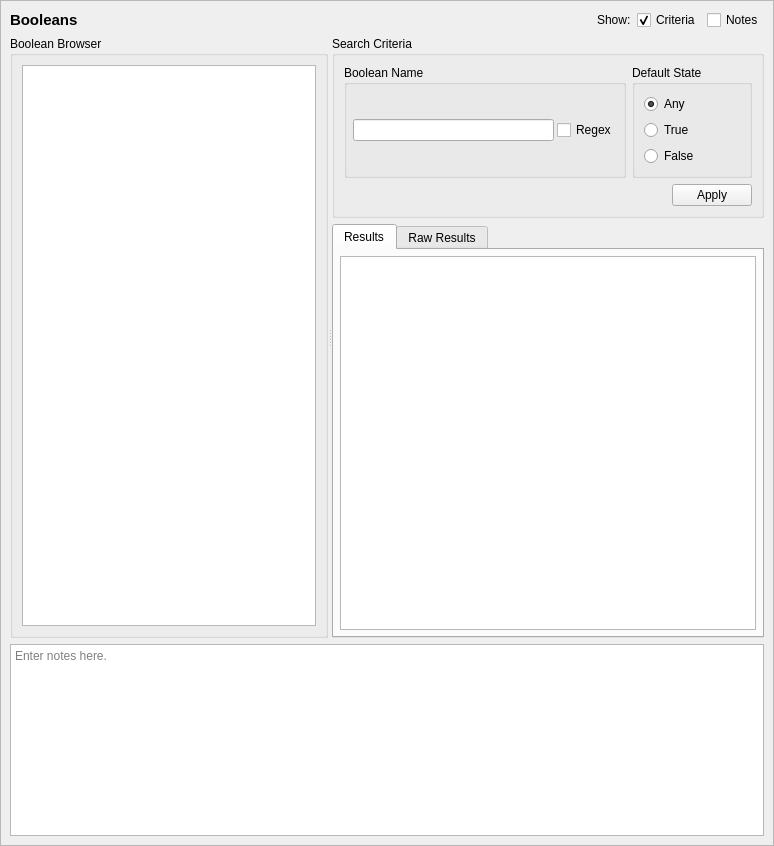
<?xml version="1.0" encoding="UTF-8"?>
<ui version="4.0">
 <class>BoolQueryTab_ui</class>
 <widget class="QScrollArea" name="BoolQueryTab_ui">
  <property name="geometry">
   <rect>
    <x>0</x>
    <y>0</y>
    <width>774</width>
    <height>846</height>
   </rect>
  </property>
  <property name="sizeAdjustPolicy">
   <enum>QAbstractScrollArea::AdjustToContents</enum>
  </property>
  <property name="widgetResizable">
   <bool>true</bool>
  </property>
  <widget class="QWidget" name="contents">
   <property name="geometry">
    <rect>
     <x>0</x>
     <y>0</y>
     <width>772</width>
     <height>844</height>
    </rect>
   </property>
   <property name="minimumSize">
    <size>
     <width>0</width>
     <height>0</height>
    </size>
   </property>
   <layout class="QGridLayout" name="gridLayout_3">
    <item row="0" column="0">
     <widget class="QLabel" name="label">
      <property name="sizePolicy">
       <sizepolicy hsizetype="Preferred" vsizetype="Fixed">
        <horstretch>0</horstretch>
        <verstretch>0</verstretch>
       </sizepolicy>
      </property>
      <property name="maximumSize">
       <size>
        <width>16777215</width>
        <height>20</height>
       </size>
      </property>
      <property name="font">
       <font>
        <pointsize>11</pointsize>
        <weight>75</weight>
        <bold>true</bold>
       </font>
      </property>
      <property name="text">
       <string>Booleans</string>
      </property>
     </widget>
    </item>
    <item row="3" column="0" colspan="5">
     <widget class="QTextEdit" name="notes">
      <property name="minimumSize">
       <size>
        <width>0</width>
        <height>80</height>
       </size>
      </property>
      <property name="toolTip">
       <string>Optionally enter notes here about the query.</string>
      </property>
      <property name="placeholderText">
       <string>Enter notes here.</string>
      </property>
     </widget>
    </item>
    <item row="0" column="1">
     <spacer name="horizontalSpacer">
      <property name="orientation">
       <enum>Qt::Orientation::Horizontal</enum>
      </property>
      <property name="sizeHint" stdset="0">
       <size>
        <width>440</width>
        <height>20</height>
       </size>
      </property>
     </spacer>
    </item>
    <item row="0" column="2">
     <widget class="QLabel" name="label_2">
      <property name="text">
       <string>Show:</string>
      </property>
     </widget>
    </item>
    <item row="0" column="3">
     <widget class="QCheckBox" name="criteria_expander">
      <property name="toolTip">
       <string>Show or hide the search criteria (no settings are lost)</string>
      </property>
      <property name="text">
       <string>Criteria</string>
      </property>
      <property name="checked">
       <bool>true</bool>
      </property>
     </widget>
    </item>
    <item row="0" column="4">
     <widget class="QCheckBox" name="notes_expander">
      <property name="toolTip">
       <string>Show or hide the notes field (no data is lost)</string>
      </property>
      <property name="text">
       <string>Notes</string>
      </property>
     </widget>
    </item>
    <item row="1" column="0" rowspan="2" colspan="5">
     <widget class="QSplitter" name="splitter">
      <property name="sizePolicy">
       <sizepolicy hsizetype="Expanding" vsizetype="Preferred">
        <horstretch>0</horstretch>
        <verstretch>1</verstretch>
       </sizepolicy>
      </property>
      <property name="orientation">
       <enum>Qt::Orientation::Horizontal</enum>
      </property>
      <widget class="QGroupBox" name="browser_groupBox">
       <property name="title">
        <string>Boolean Browser</string>
       </property>
       <layout class="QGridLayout" name="gridLayout">
        <item row="0" column="0">
         <widget class="GetDetailsListView" name="bools"/>
        </item>
       </layout>
      </widget>
      <widget class="QWidget" name="verticalLayoutWidget">
       <layout class="QVBoxLayout" name="verticalLayout">
        <item>
         <widget class="QGroupBox" name="criteria_frame">
          <property name="sizePolicy">
           <sizepolicy hsizetype="Preferred" vsizetype="Preferred">
            <horstretch>0</horstretch>
            <verstretch>0</verstretch>
           </sizepolicy>
          </property>
          <property name="maximumSize">
           <size>
            <width>16777215</width>
            <height>16777215</height>
           </size>
          </property>
          <property name="title">
           <string>Search Criteria</string>
          </property>
          <layout class="QGridLayout" name="gridLayout_2">
           <item row="0" column="0">
            <widget class="QGroupBox" name="name_criteria">
             <property name="maximumSize">
              <size>
               <width>16777215</width>
               <height>120</height>
              </size>
             </property>
             <property name="title">
              <string>Boolean Name</string>
             </property>
             <layout class="QGridLayout" name="gridLayout_8">
              <property name="leftMargin">
               <number>6</number>
              </property>
              <property name="topMargin">
               <number>6</number>
              </property>
              <property name="rightMargin">
               <number>6</number>
              </property>
              <property name="bottomMargin">
               <number>6</number>
              </property>
              <property name="spacing">
               <number>3</number>
              </property>
              <item row="0" column="1">
               <widget class="QLineEdit" name="name">
                <property name="sizePolicy">
                 <sizepolicy hsizetype="Expanding" vsizetype="Fixed">
                  <horstretch>0</horstretch>
                  <verstretch>0</verstretch>
                 </sizepolicy>
                </property>
                <property name="minimumSize">
                 <size>
                  <width>150</width>
                  <height>20</height>
                 </size>
                </property>
                <property name="maximumSize">
                 <size>
                  <width>250</width>
                  <height>16777215</height>
                 </size>
                </property>
               </widget>
              </item>
              <item row="0" column="2">
               <widget class="QCheckBox" name="name_regex">
                <property name="toolTip">
                 <string>Use regular expressions to match the user's name.</string>
                </property>
                <property name="text">
                 <string>Regex</string>
                </property>
               </widget>
              </item>
             </layout>
            </widget>
           </item>
           <item row="0" column="1">
            <widget class="QGroupBox" name="default_criteria">
             <property name="minimumSize">
              <size>
               <width>120</width>
               <height>0</height>
              </size>
             </property>
             <property name="title">
              <string>Default State</string>
             </property>
             <layout class="QVBoxLayout" name="verticalLayout_4">
              <item>
               <widget class="QRadioButton" name="default_any">
                <property name="text">
                 <string>Any</string>
                </property>
                <property name="checked">
                 <bool>true</bool>
                </property>
               </widget>
              </item>
              <item>
               <widget class="QRadioButton" name="default_true">
                <property name="text">
                 <string>True</string>
                </property>
               </widget>
              </item>
              <item>
               <widget class="QRadioButton" name="default_false">
                <property name="text">
                 <string>False</string>
                </property>
               </widget>
              </item>
             </layout>
            </widget>
           </item>
           <item row="1" column="0" colspan="2">
            <widget class="QDialogButtonBox" name="buttonBox">
             <property name="standardButtons">
              <set>QDialogButtonBox::StandardButton::Apply</set>
             </property>
            </widget>
           </item>
          </layout>
         </widget>
        </item>
        <item>
         <widget class="QTabWidget" name="results_frame">
          <property name="sizePolicy">
           <sizepolicy hsizetype="Preferred" vsizetype="MinimumExpanding">
            <horstretch>0</horstretch>
            <verstretch>1</verstretch>
           </sizepolicy>
          </property>
          <property name="currentIndex">
           <number>0</number>
          </property>
          <widget class="QWidget" name="table_page">
           <property name="sizePolicy">
            <sizepolicy hsizetype="Preferred" vsizetype="MinimumExpanding">
             <horstretch>0</horstretch>
             <verstretch>0</verstretch>
            </sizepolicy>
           </property>
           <attribute name="title">
            <string>Results</string>
           </attribute>
           <layout class="QVBoxLayout" name="verticalLayout_3">
            <property name="leftMargin">
             <number>6</number>
            </property>
            <property name="topMargin">
             <number>6</number>
            </property>
            <property name="rightMargin">
             <number>6</number>
            </property>
            <property name="bottomMargin">
             <number>6</number>
            </property>
            <item>
             <widget class="SEToolsTableView" name="table_results">
              <property name="sizePolicy">
               <sizepolicy hsizetype="Expanding" vsizetype="MinimumExpanding">
                <horstretch>0</horstretch>
                <verstretch>0</verstretch>
               </sizepolicy>
              </property>
              <property name="sizeAdjustPolicy">
               <enum>QAbstractScrollArea::AdjustIgnored</enum>
              </property>
              <property name="alternatingRowColors">
               <bool>true</bool>
              </property>
              <property name="sortingEnabled">
               <bool>true</bool>
              </property>
             </widget>
            </item>
           </layout>
          </widget>
          <widget class="QWidget" name="raw_page">
           <property name="sizePolicy">
            <sizepolicy hsizetype="Preferred" vsizetype="MinimumExpanding">
             <horstretch>0</horstretch>
             <verstretch>0</verstretch>
            </sizepolicy>
           </property>
           <attribute name="title">
            <string>Raw Results</string>
           </attribute>
           <layout class="QVBoxLayout" name="verticalLayout_2">
            <property name="leftMargin">
             <number>6</number>
            </property>
            <property name="topMargin">
             <number>6</number>
            </property>
            <property name="rightMargin">
             <number>6</number>
            </property>
            <property name="bottomMargin">
             <number>6</number>
            </property>
            <item>
             <widget class="QPlainTextEdit" name="raw_results">
              <property name="sizePolicy">
               <sizepolicy hsizetype="Expanding" vsizetype="MinimumExpanding">
                <horstretch>0</horstretch>
                <verstretch>0</verstretch>
               </sizepolicy>
              </property>
              <property name="minimumSize">
               <size>
                <width>0</width>
                <height>0</height>
               </size>
              </property>
              <property name="font">
               <font>
                <family>Monospace</family>
               </font>
              </property>
              <property name="documentTitle">
               <string/>
              </property>
              <property name="lineWrapMode">
               <enum>QPlainTextEdit::NoWrap</enum>
              </property>
              <property name="readOnly">
               <bool>true</bool>
              </property>
             </widget>
            </item>
           </layout>
          </widget>
         </widget>
        </item>
       </layout>
      </widget>
     </widget>
    </item>
   </layout>
   <zorder>splitter</zorder>
   <zorder>notes</zorder>
   <zorder>label</zorder>
   <zorder>label_2</zorder>
   <zorder>horizontalSpacer</zorder>
   <zorder>criteria_expander</zorder>
   <zorder>notes_expander</zorder>
  </widget>
 </widget>
 <customwidgets>
  <customwidget>
   <class>SEToolsTableView</class>
   <extends>QTableView</extends>
   <header>setoolsgui/tableview.h</header>
  </customwidget>
  <customwidget>
   <class>GetDetailsListView</class>
   <extends>QListView</extends>
   <header>setoolsgui/getdetailslist.h</header>
  </customwidget>
 </customwidgets>
 <tabstops>
  <tabstop>criteria_expander</tabstop>
  <tabstop>notes_expander</tabstop>
  <tabstop>bools</tabstop>
  <tabstop>name</tabstop>
  <tabstop>name_regex</tabstop>
  <tabstop>default_any</tabstop>
  <tabstop>default_true</tabstop>
  <tabstop>default_false</tabstop>
  <tabstop>results_frame</tabstop>
  <tabstop>table_results</tabstop>
  <tabstop>raw_results</tabstop>
  <tabstop>notes</tabstop>
 </tabstops>
 <resources/>
 <connections>
  <connection>
   <sender>notes_expander</sender>
   <signal>toggled(bool)</signal>
   <receiver>notes</receiver>
   <slot>setVisible(bool)</slot>
   <hints>
    <hint type="sourcelabel">
     <x>732</x>
     <y>20</y>
    </hint>
    <hint type="destinationlabel">
     <x>386</x>
     <y>754</y>
    </hint>
   </hints>
  </connection>
  <connection>
   <sender>criteria_expander</sender>
   <signal>toggled(bool)</signal>
   <receiver>criteria_frame</receiver>
   <slot>setVisible(bool)</slot>
   <hints>
    <hint type="sourcelabel">
     <x>583</x>
     <y>20</y>
    </hint>
    <hint type="destinationlabel">
     <x>496</x>
     <y>226</y>
    </hint>
   </hints>
  </connection>
 </connections>
</ui>
